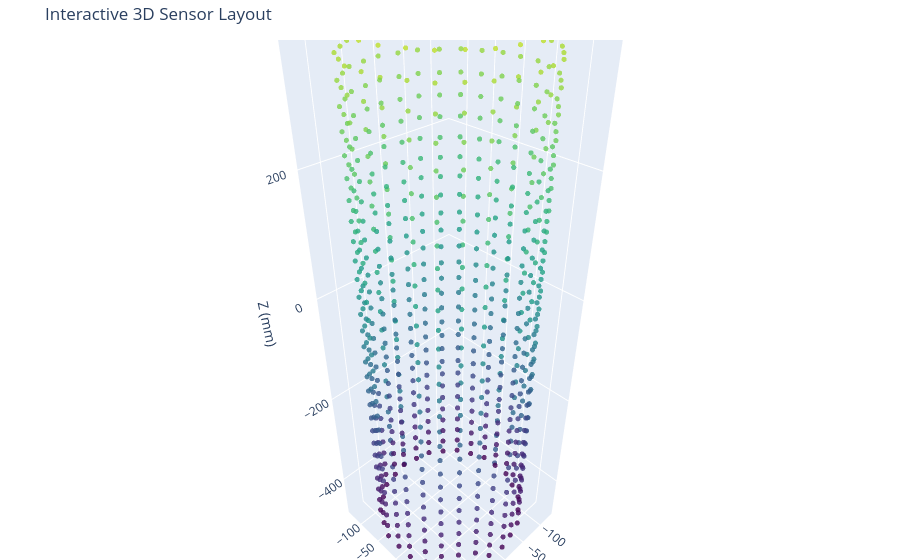

The code cell stored with this chart in its notebook:
### Markdown cell above
## visualize sensor positions

### Code cell
#visualize sensor positions

fig = go.Figure(data=go.Scatter3d(
    x=df_sensor['x_mm'],
    y=df_sensor['y_mm'],
    z=df_sensor['z_mm'],
    mode='markers',
    marker=dict(
        size=3,
        color=df_sensor['z_mm'],  # color by z-position
        colorscale='Viridis',
        opacity=0.8
    ),
    text=[f"Sensor ID: {sid}" for sid in df_sensor["Sensor"]]
))

fig.update_layout(
    title="Interactive 3D Sensor Layout",
    scene=dict(
        xaxis_title='X (mm)',
        yaxis_title='Y (mm)',
        zaxis_title='Z (mm)'
    ),
    margin=dict(l=0, r=0, b=0, t=40)
)

fig.show()

### Figure 1 — Plotly figure (JSON) as saved in the notebook; plotly's stock layout.template omitted (floating-point values rounded to 4 significant figures; data arrays with more than 128 entries replaced by an {"elided": "..."} marker saying what was removed)
{"data": [{"marker": {"color": {"elided": "896 float values"}, "colorscale": [[0, "#440154"], [0.1111, "#482878"], [0.2222, "#3e4989"], [0.3333, "#31688e"], [0.4444, "#26828e"], [0.5556, "#1f9e89"], [0.6667, "#35b779"], [0.7778, "#6ece58"], [0.8889, "#b5de2b"], [1, "#fde725"]], "opacity": 0.8, "size": 3}, "mode": "markers", "text": {"elided": "896 str values"}, "type": "scatter3d", "x": {"elided": "896 float values"}, "y": {"elided": "896 float values"}, "z": {"elided": "896 float values"}}], "layout": {"margin": {"b": 0, "l": 0, "r": 0, "t": 40}, "scene": {"xaxis": {"title": {"text": "X (mm)"}}, "yaxis": {"title": {"text": "Y (mm)"}}, "zaxis": {"title": {"text": "Z (mm)"}}}, "title": {"text": "Interactive 3D Sensor Layout"}}}
